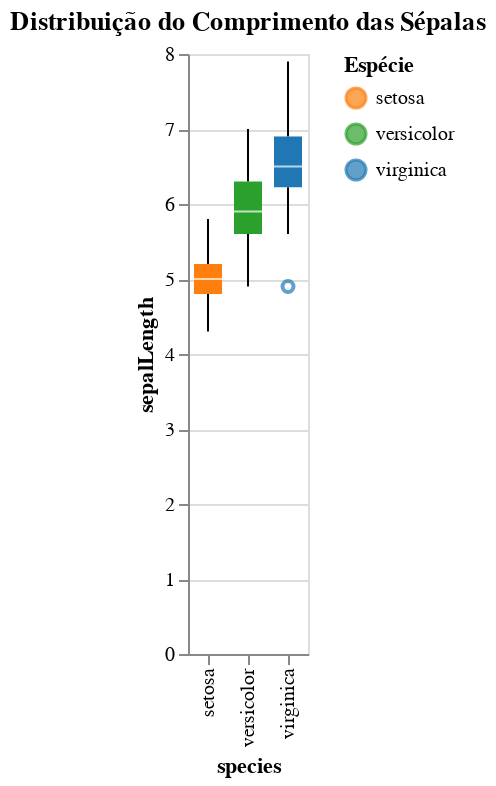
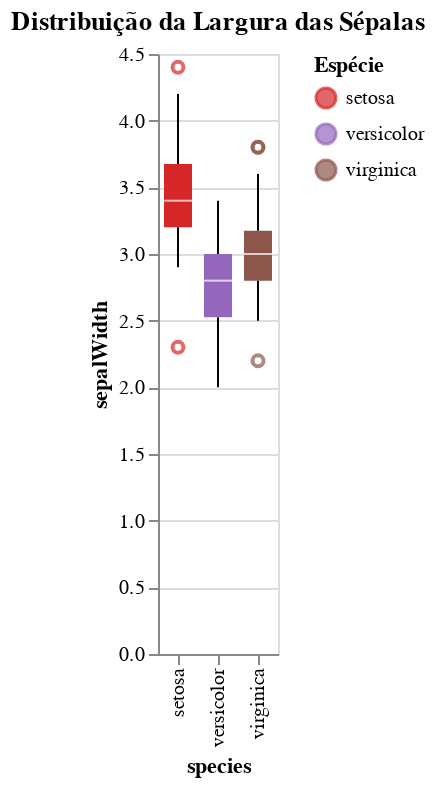
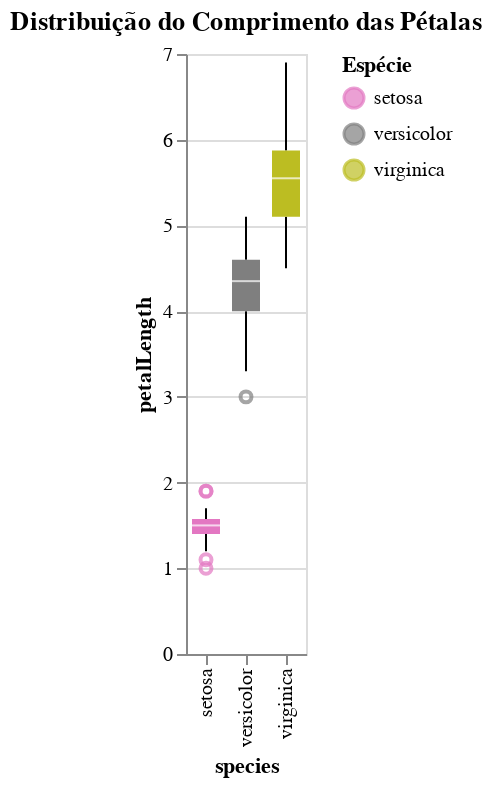
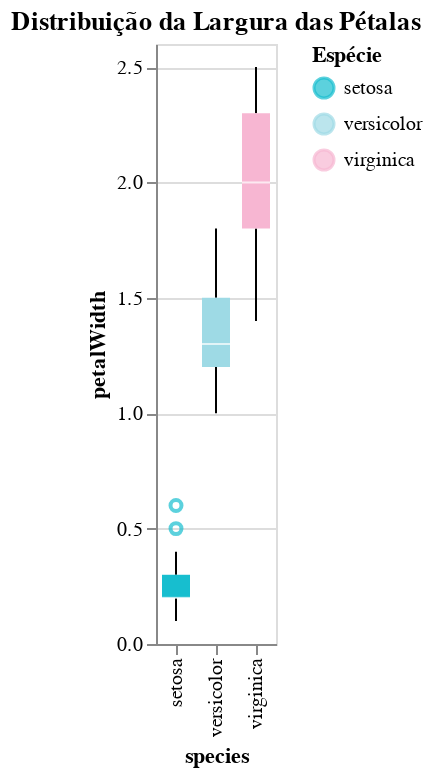

Notebook code for these charts, in order:
### Code cell
graf1 = alt.Chart(df).mark_boxplot().encode(
    x='species:N',
    y='sepalLength:Q',
    color=alt.Color('species:N', title='Espécie', scale=alt.Scale(domain=['setosa', 'versicolor', 'virginica'], range=['#ff7f0e', '#2ca02c', '#1f77b4']))
).properties(
    title='Distribuição do Comprimento das Sépalas'
)


graf2 = alt.Chart(df).mark_boxplot().encode(
    x='species:N',
    y='sepalWidth:Q',
    color=alt.Color('species:N', title='Espécie', scale=alt.Scale(domain=['setosa', 'versicolor', 'virginica'], range=['#d62728', '#9467bd', '#8c564b']))
).properties(
    title='Distribuição da Largura das Sépalas'
)

graf3 = alt.Chart(df).mark_boxplot().encode(
    x='species:N',
    y='petalLength:Q',
    color=alt.Color('species:N', title='Espécie', scale=alt.Scale(domain=['setosa', 'versicolor', 'virginica'], range=['#e377c2', '#7f7f7f', '#bcbd22']))
).properties(
    title='Distribuição do Comprimento das Pétalas'
)


graf4 = alt.Chart(df).mark_boxplot().encode(
    x='species:N',
    y='petalWidth:Q',
    color=alt.Color('species:N', title='Espécie', scale=alt.Scale(domain=['setosa', 'versicolor', 'virginica'], range=['#17becf', '#9edae5', '#f7b6d2']))
).properties(
    title='Distribuição da Largura das Pétalas'
)


graf1.show()
graf2.show()
graf3.show()
graf4.show()

### Figure 1 — Vega-Lite specification as saved in the notebook (floating-point values rounded to 4 significant figures; data arrays with more than 128 entries replaced by an {"elided": "..."} marker saying what was removed)
{"config": {"view": {"continuousWidth": 300, "continuousHeight": 300}}, "data": {"name": "data-5492ad92962bad06c6c3f4c2fd78919a"}, "mark": {"type": "boxplot"}, "encoding": {"color": {"field": "species", "scale": {"domain": ["setosa", "versicolor", "virginica"], "range": ["#ff7f0e", "#2ca02c", "#1f77b4"]}, "title": "Espécie", "type": "nominal"}, "x": {"field": "species", "type": "nominal"}, "y": {"field": "sepalLength", "type": "quantitative"}}, "title": "Distribuição do Comprimento das Sépalas", "$schema": "https://vega.github.io/schema/vega-lite/v5.20.1.json", "datasets": {"data-5492ad92962bad06c6c3f4c2fd78919a": {"elided": "150 records"}}}

### Figure 2 — Vega-Lite specification as saved in the notebook (floating-point values rounded to 4 significant figures; data arrays with more than 128 entries replaced by an {"elided": "..."} marker saying what was removed)
{"config": {"view": {"continuousWidth": 300, "continuousHeight": 300}}, "data": {"name": "data-5492ad92962bad06c6c3f4c2fd78919a"}, "mark": {"type": "boxplot"}, "encoding": {"color": {"field": "species", "scale": {"domain": ["setosa", "versicolor", "virginica"], "range": ["#d62728", "#9467bd", "#8c564b"]}, "title": "Espécie", "type": "nominal"}, "x": {"field": "species", "type": "nominal"}, "y": {"field": "sepalWidth", "type": "quantitative"}}, "title": "Distribuição da Largura das Sépalas", "$schema": "https://vega.github.io/schema/vega-lite/v5.20.1.json", "datasets": {"data-5492ad92962bad06c6c3f4c2fd78919a": {"elided": "150 records"}}}

### Figure 3 — Vega-Lite specification as saved in the notebook (floating-point values rounded to 4 significant figures; data arrays with more than 128 entries replaced by an {"elided": "..."} marker saying what was removed)
{"config": {"view": {"continuousWidth": 300, "continuousHeight": 300}}, "data": {"name": "data-5492ad92962bad06c6c3f4c2fd78919a"}, "mark": {"type": "boxplot"}, "encoding": {"color": {"field": "species", "scale": {"domain": ["setosa", "versicolor", "virginica"], "range": ["#e377c2", "#7f7f7f", "#bcbd22"]}, "title": "Espécie", "type": "nominal"}, "x": {"field": "species", "type": "nominal"}, "y": {"field": "petalLength", "type": "quantitative"}}, "title": "Distribuição do Comprimento das Pétalas", "$schema": "https://vega.github.io/schema/vega-lite/v5.20.1.json", "datasets": {"data-5492ad92962bad06c6c3f4c2fd78919a": {"elided": "150 records"}}}

### Figure 4 — Vega-Lite specification as saved in the notebook (floating-point values rounded to 4 significant figures; data arrays with more than 128 entries replaced by an {"elided": "..."} marker saying what was removed)
{"config": {"view": {"continuousWidth": 300, "continuousHeight": 300}}, "data": {"name": "data-5492ad92962bad06c6c3f4c2fd78919a"}, "mark": {"type": "boxplot"}, "encoding": {"color": {"field": "species", "scale": {"domain": ["setosa", "versicolor", "virginica"], "range": ["#17becf", "#9edae5", "#f7b6d2"]}, "title": "Espécie", "type": "nominal"}, "x": {"field": "species", "type": "nominal"}, "y": {"field": "petalWidth", "type": "quantitative"}}, "title": "Distribuição da Largura das Pétalas", "$schema": "https://vega.github.io/schema/vega-lite/v5.20.1.json", "datasets": {"data-5492ad92962bad06c6c3f4c2fd78919a": {"elided": "150 records"}}}
